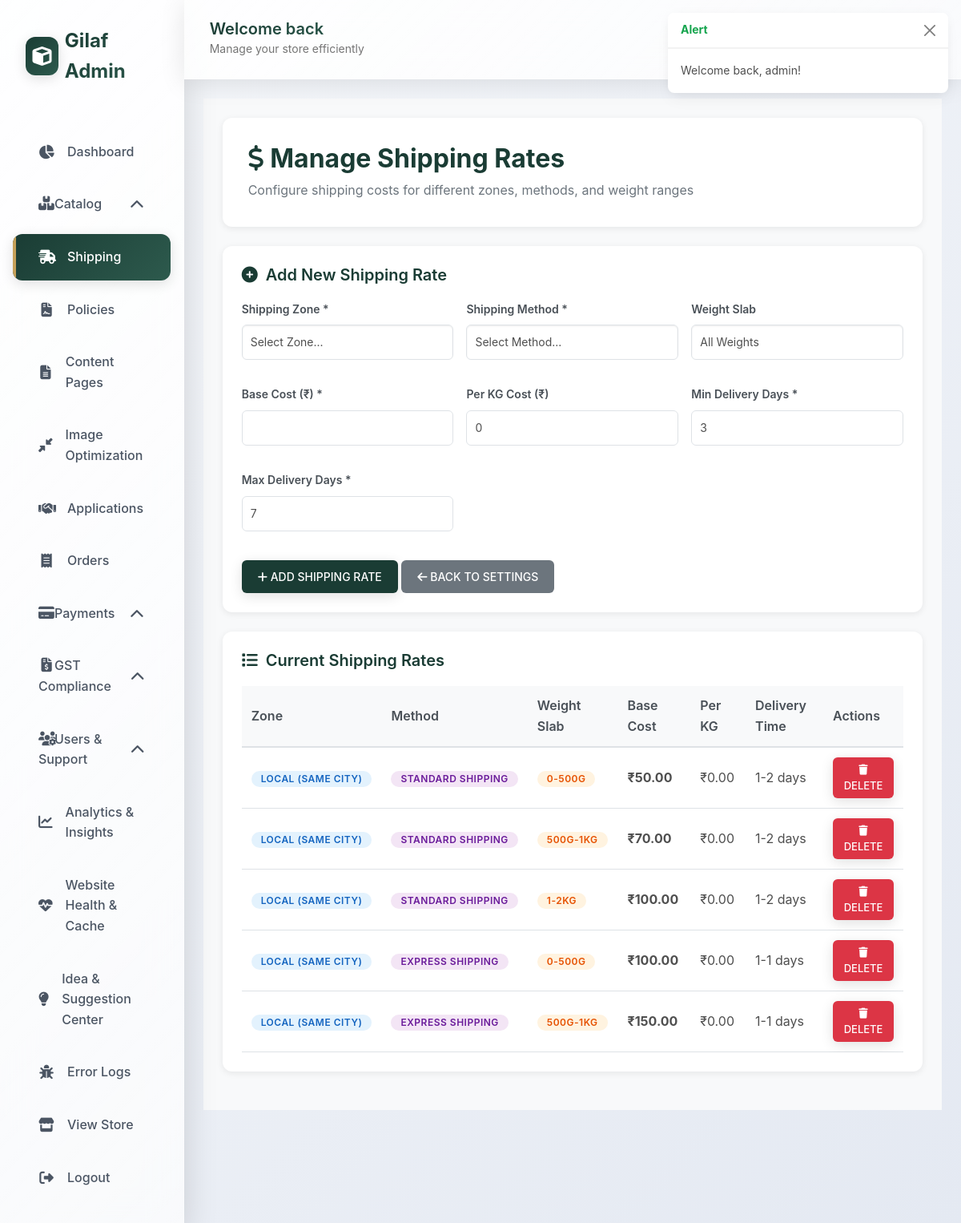
Page /admin/shipping_rates_manage.php (signed in) on the committed database.
### tables this page shows
CREATE TABLE IF NOT EXISTS `shipping_rates` (
    `id` INT AUTO_INCREMENT PRIMARY KEY,
    `zone_id` INT NOT NULL,
    `method_id` INT NOT NULL,
    `weight_slab_id` INT NULL,
    `base_cost` DECIMAL(10,2) NOT NULL DEFAULT 0.00,
    `per_kg_cost` DECIMAL(10,2) DEFAULT 0.00,
    `min_delivery_days` INT DEFAULT 3,
    `max_delivery_days` INT DEFAULT 7,
    `is_active` TINYINT(1) DEFAULT 1,
    `created_at` TIMESTAMP DEFAULT CURRENT_TIMESTAMP,
    `updated_at` TIMESTAMP DEFAULT CURRENT_TIMESTAMP ON UPDATE CURRENT_TIMESTAMP,
    FOREIGN KEY (`zone_id`) REFERENCES `shipping_zones`(`id`) ON DELETE CASCADE,
    FOREIGN KEY (`method_id`) REFERENCES `shipping_methods`(`id`) ON DELETE CASCADE,
    FOREIGN KEY (`weight_slab_id`) REFERENCES `shipping_weight_slabs`(`id`) ON DELETE SET NULL,
    UNIQUE KEY `unique_rate` (`zone_id`, `method_id`, `weight_slab_id`),
    INDEX `idx_zone_method` (`zone_id`, `method_id`)
);

CREATE TABLE IF NOT EXISTS `shipping_zones` (
    `id` INT AUTO_INCREMENT PRIMARY KEY,
    `zone_name` VARCHAR(100) NOT NULL,
    `zone_type` ENUM('local', 'national', 'regional', 'international', 'remote') NOT NULL,
    `description` TEXT,
    `is_active` TINYINT(1) DEFAULT 1,
    `display_order` INT DEFAULT 0,
    `created_at` TIMESTAMP DEFAULT CURRENT_TIMESTAMP,
    `updated_at` TIMESTAMP DEFAULT CURRENT_TIMESTAMP ON UPDATE CURRENT_TIMESTAMP,
    INDEX `idx_zone_type` (`zone_type`),
    INDEX `idx_is_active` (`is_active`)
);

CREATE TABLE IF NOT EXISTS `shipping_methods` (
    `id` INT AUTO_INCREMENT PRIMARY KEY,
    `method_name` VARCHAR(100) NOT NULL,
    `method_code` VARCHAR(50) NOT NULL UNIQUE,
    `method_type` ENUM('standard', 'express', 'local_pickup', 'overnight', 'economy') NOT NULL,
    `description` TEXT,
    `is_active` TINYINT(1) DEFAULT 1,
    `display_order` INT DEFAULT 0,
    `icon` VARCHAR(100) NULL,
    `created_at` TIMESTAMP DEFAULT CURRENT_TIMESTAMP,
    `updated_at` TIMESTAMP DEFAULT CURRENT_TIMESTAMP ON UPDATE CURRENT_TIMESTAMP,
    INDEX `idx_method_code` (`method_code`),
    INDEX `idx_is_active` (`is_active`)
);

CREATE TABLE IF NOT EXISTS `shipping_weight_slabs` (
    `id` INT AUTO_INCREMENT PRIMARY KEY,
    `slab_name` VARCHAR(100) NOT NULL,
    `min_weight` DECIMAL(10,2) NOT NULL DEFAULT 0.00,
    `max_weight` DECIMAL(10,2) NOT NULL,
    `weight_unit` ENUM('g', 'kg', 'lb', 'oz') DEFAULT 'kg',
    `is_active` TINYINT(1) DEFAULT 1,
    `created_at` TIMESTAMP DEFAULT CURRENT_TIMESTAMP,
    INDEX `idx_weight_range` (`min_weight`, `max_weight`)
);

### admin/shipping_rates_manage.php (the view, shortened to what this page needs)
<?php
$db = get_db_connection();
$rates = $db->query("
    SELECT sr.*, sz.zone_name, sm.method_name, ws.slab_name
    FROM shipping_rates sr
    JOIN shipping_zones sz ON sr.zone_id = sz.id
    JOIN shipping_methods sm ON sr.method_id = sm.id
    LEFT JOIN shipping_weight_slabs ws ON sr.weight_slab_id = ws.id
    ORDER BY sz.display_order, sm.display_order, ws.min_weight
")->fetchAll(PDO::FETCH_ASSOC);
include __DIR__ . '/../includes/admin_header.php';
?>
<div class="rates-container">
    <div class="page-header">
        <h1 class="page-title"><i class="fas fa-dollar-sign"></i> Manage Shipping Rates</h1>
        <p style="color: #6c757d; margin: 0;">Configure shipping costs for different zones, methods, and weight ranges</p>
    </div>
    <div class="section-card">
        <h2 class="section-title">
            <i class="fas fa-plus-circle"></i>
            Add New Shipping Rate
        </h2>
        <form method="POST">
            <div class="form-grid">
                <div class="form-group">
                    <label class="form-label">Shipping Zone *</label>
                    <select name="zone_id" class="form-select" required>
                        <option value="">Select Zone...</option>
                    </select>
                </div>
                <div class="form-group">
                    <label class="form-label">Shipping Method *</label>
                    <select name="method_id" class="form-select" required>
                        <option value="">Select Method...</option>
                    </select>
                </div>
                <div class="form-group">
                    <label class="form-label">Weight Slab</label>
                    <select name="weight_slab_id" class="form-select">
                        <option value="">All Weights</option>
                    </select>
                </div>
                <div class="form-group">
                    <label class="form-label">Base Cost (₹) *</label>
                    <input type="number" name="base_cost" class="form-control" step="0.01" min="0" required>
                </div>
                <div class="form-group">
                    <label class="form-label">Per KG Cost (₹)</label>
                    <input type="number" name="per_kg_cost" class="form-control" step="0.01" min="0" value="0">
                </div>
                <div class="form-group">
                    <label class="form-label">Min Delivery Days *</label>
                    <input type="number" name="min_delivery_days" class="form-control" min="1" value="3" required>
                </div>
                <div class="form-group">
                    <label class="form-label">Max Delivery Days *</label>
                    <input type="number" name="max_delivery_days" class="form-control" min="1" value="7" required>
                </div>
            </div>
            <button type="submit" name="add_rate" class="btn btn-primary">
                <i class="fas fa-plus"></i> Add Shipping Rate
            </button>
            <a href="shipping_settings.php" class="btn btn-secondary">
                <i class="fas fa-arrow-left"></i> Back to Settings
            </a>
        </form>
    </div>
    <div class="section-card">
        <h2 class="section-title">
            <i class="fas fa-list"></i>
            Current Shipping Rates
        </h2>
        <?php if (empty($rates)): ?>
            <div class="empty-state">
                <i class="fas fa-inbox"></i>
                <h3>No Shipping Rates Configured</h3>
                <p>Add your first shipping rate using the form above.</p>
            </div>
        <?php else: ?>
            <div class="table-responsive">
                <table>
                    <thead>
                        <tr>
                            <th>Zone</th>
                            <th>Method</th>
                            <th>Weight Slab</th>
                            <th>Base Cost</th>
                            <th>Per KG</th>
                            <th>Delivery Time</th>
                            <th>Actions</th>
                        </tr>
                    </thead>
                    <tbody>
                        <?php foreach ($rates as $rate): ?>
                            <tr>
                                <td><span class="badge badge-zone"><?= htmlspecialchars($rate['zone_name']) ?></span></td>
                                <td><span class="badge badge-method"><?= htmlspecialchars($rate['method_name']) ?></span></td>
                                <td>
                                    <?php if ($rate['slab_name']): ?>
                                        <span class="badge badge-weight"><?= htmlspecialchars($rate['slab_name']) ?></span>
                                    <?php else: ?>
                                        <span style="color: #6c757d;">All Weights</span>
                                    <?php endif; ?>
                                </td>
                                <td><strong>₹<?= number_format($rate['base_cost'], 2) ?></strong></td>
                                <td>₹<?= number_format($rate['per_kg_cost'], 2) ?></td>
                                <td><?= $rate['min_delivery_days'] ?>-<?= $rate['max_delivery_days'] ?> days</td>
                                <td>
                                    <form method="POST" style="display: inline;" onsubmit="return confirm('Delete this rate?');">
                                        <button type="submit" name="delete_rate" class="btn btn-sm btn-danger">
                                            <i class="fas fa-trash"></i> Delete
                                        </button>
                                    </form>
                                </td>
                            </tr>
                        <?php endforeach; ?>
                    </tbody>
                </table>
            </div>
        <?php endif; ?>
    </div>
</div>
<?php include __DIR__ . '/../includes/admin_footer.php'; ?>

### assets/css/admin-premium.css (style rules this page uses)
:root { --admin-primary: #1A3C34; --admin-primary-light: #2d5a4d; --admin-primary-dark: #0f2820; --admin-accent: #C5A059; --admin-accent-light: #d4b376; --admin-success: #10b981; --admin-warning: #f59e0b; --admin-danger: #ef4444; --admin-info: #3b82f6; --glass-bg: rgba(255, 255, 255, 0.7); --glass-border: rgba(255, 255, 255, 0.3); --glass-shadow: rgba(0, 0, 0, 0.1); --gradient-primary: linear-gradient(135deg, #1A3C34 0%, #2d5a4d 100%); --gradient-accent: linear-gradient(135deg, #C5A059 0%, #d4b376 100%); --gradient-glass: linear-gradient(135deg, rgba(255,255,255,0.9) 0%, rgba(255,255,255,0.7) 100%); --spacing-xs: 0.5rem; --spacing-sm: 1rem; --spacing-md: 1.5rem; --spacing-lg: 2rem; --spacing-xl: 3rem; --radius-sm: 8px; --radius-md: 12px; --radius-lg: 16px; --radius-xl: 24px; --shadow-sm: 0 2px 8px rgba(0, 0, 0, 0.08); --shadow-md: 0 4px 16px rgba(0, 0, 0, 0.12); --shadow-lg: 0 8px 32px rgba(0, 0, 0, 0.16); --shadow-xl: 0 16px 48px rgba(0, 0, 0, 0.2); --glass-shadow-sm: 0 4px 30px rgba(0, 0, 0, 0.1); --glass-shadow-md: 0 8px 40px rgba(0, 0, 0, 0.15); }
body { font-family: 'Inter', -apple-system, BlinkMacSystemFont, 'Segoe UI', sans-serif; background: linear-gradient(135deg, #f5f7fa 0%, #e4e9f2 100%); min-height: 100vh; }
.btn { padding: 0.625rem 1.5rem; border-radius: var(--radius-md); font-weight: 600; font-size: 0.875rem; border: none; cursor: pointer; transition: all 0.3s cubic-bezier(0.4, 0, 0.2, 1); display: inline-flex; align-items: center; gap: 0.5rem; text-decoration: none; position: relative; overflow: hidden; }
.btn::before { content: ''; position: absolute; top: 50%; left: 50%; width: 0; height: 0; border-radius: 50%; background: rgba(255, 255, 255, 0.3); transform: translate(-50%, -50%); transition: width 0.6s, height 0.6s; }
.btn-primary { background: var(--gradient-primary); color: white; box-shadow: var(--shadow-md); }
.btn-danger { background: linear-gradient(135deg, #ef4444 0%, #dc2626 100%); color: white; box-shadow: var(--shadow-md); }
.btn-sm { padding: 0.5rem 1rem; font-size: 0.8125rem; }
.badge { padding: 0.375rem 0.75rem; border-radius: var(--radius-sm); font-size: 0.75rem; font-weight: 600; text-transform: uppercase; letter-spacing: 0.5px; display: inline-block; }
.form-control, .form-select { padding: 0.75rem 1rem; border: 2px solid rgba(26, 60, 52, 0.1); border-radius: var(--radius-md); background: rgba(255, 255, 255, 0.9); backdrop-filter: blur(10px); transition: all 0.3s ease; font-size: 0.9375rem; }
.form-label { font-weight: 600; color: var(--admin-primary); margin-bottom: 0.5rem; font-size: 0.875rem; }

### admin/shipping_rates_manage.php (style rules this page uses)
.rates-container { padding: 24px; background: #f8f9fa; min-height: 100vh; }
.page-header { background: white; padding: 32px; border-radius: 12px; margin-bottom: 24px; box-shadow: 0 2px 8px rgba(0,0,0,0.08); }
.page-title { font-size: 32px; font-weight: 700; color: #1a3c34; margin: 0 0 8px 0; }
.section-card { background: white; border-radius: 12px; padding: 24px; margin-bottom: 24px; box-shadow: 0 2px 8px rgba(0,0,0,0.08); }
.section-title { font-size: 20px; font-weight: 600; color: #1a3c34; margin: 0 0 20px 0; display: flex; align-items: center; gap: 10px; }
.form-grid { display: grid; grid-template-columns: repeat(auto-fit, minmax(200px, 1fr)); gap: 16px; margin-bottom: 20px; }
.form-group { margin-bottom: 16px; }
.form-label { display: block; font-weight: 600; color: #495057; margin-bottom: 8px; font-size: 14px; }
.form-control, .form-select { width: 100%; padding: 10px; border: 1px solid #dee2e6; border-radius: 6px; font-size: 14px; }
.btn { padding: 10px 20px; border-radius: 6px; border: none; cursor: pointer; font-weight: 500; text-decoration: none; display: inline-block; }
.btn-primary { background: #1a3c34; color: white; }
.btn-danger { background: #dc3545; color: white; }
.btn-secondary { background: #6c757d; color: white; }
.btn-sm { padding: 6px 12px; font-size: 13px; }
.table-responsive { overflow-x: auto; }
table { width: 100%; border-collapse: collapse; }
thead { background: #f8f9fa; }
th { padding: 12px; text-align: left; font-weight: 600; color: #495057; border-bottom: 2px solid #dee2e6; }
td { padding: 12px; border-bottom: 1px solid #dee2e6; }
.badge { padding: 4px 12px; border-radius: 20px; font-size: 12px; font-weight: 600; }
.badge-zone { background: #e3f2fd; color: #1565c0; }
.badge-method { background: #f3e5f5; color: #6a1b9a; }
.badge-weight { background: #fff3e0; color: #e65100; }

### rows in the picture
shipping_rates: zone.zone_name "LOCAL (SAME CITY)", method.method_name "STANDARD SHIPPING", weight_slab.slab_name "0-500G", base_cost "50.00", per_kg_cost "0.00", min_delivery_days "1", max_delivery_days "2"
shipping_rates: zone.zone_name "LOCAL (SAME CITY)", method.method_name "STANDARD SHIPPING", weight_slab.slab_name "500G-1KG", base_cost "70.00", per_kg_cost "0.00", min_delivery_days "1", max_delivery_days "2"
shipping_rates: zone.zone_name "LOCAL (SAME CITY)", method.method_name "STANDARD SHIPPING", weight_slab.slab_name "1-2KG", base_cost "100.00", per_kg_cost "0.00", min_delivery_days "1", max_delivery_days "2"
shipping_rates: zone.zone_name "LOCAL (SAME CITY)", method.method_name "EXPRESS SHIPPING", weight_slab.slab_name "0-500G", base_cost "100.00", per_kg_cost "0.00", min_delivery_days "1", max_delivery_days "1"
shipping_rates: zone.zone_name "LOCAL (SAME CITY)", method.method_name "EXPRESS SHIPPING", weight_slab.slab_name "500G-1KG", base_cost "150.00", per_kg_cost "0.00", min_delivery_days "1", max_delivery_days "1"

### other values in the picture
$flash['message'] "Welcome back, admin!"
